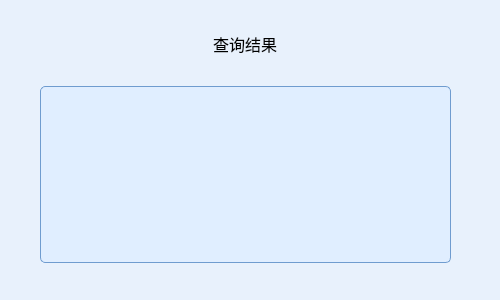
<?xml version="1.0" encoding="UTF-8"?>
<ui version="4.0">
 <class>DateSearch</class>
 <widget class="QDialog" name="DateSearch">
  <property name="geometry">
   <rect>
    <x>0</x>
    <y>0</y>
    <width>500</width>
    <height>300</height>
   </rect>
  </property>
  <property name="windowTitle">
   <string>Dialog</string>
  </property>
  <property name="styleSheet">
   <string notr="true">
QDialog{
	background:rgb(232,241,252);
	margin:0.5px 0.5px 0.5px 0.5px;
	
}</string>
  </property>
  <widget class="QWidget" name="">
   <property name="geometry">
    <rect>
     <x>40</x>
     <y>32</y>
     <width>411</width>
     <height>231</height>
    </rect>
   </property>
   <layout class="QVBoxLayout" name="verticalLayout">
    <item alignment="Qt::AlignHCenter">
     <widget class="QLabel" name="label">
      <property name="font">
       <font>
        <family>微软雅黑 Light</family>
        <pointsize>12</pointsize>
       </font>
      </property>
      <property name="text">
       <string>查询结果</string>
      </property>
     </widget>
    </item>
    <item>
     <spacer name="verticalSpacer">
      <property name="orientation">
       <enum>Qt::Vertical</enum>
      </property>
      <property name="sizeHint" stdset="0">
       <size>
        <width>20</width>
        <height>40</height>
       </size>
      </property>
     </spacer>
    </item>
    <item>
     <widget class="QTableView" name="tableView">
      <property name="font">
       <font>
        <family>微软雅黑 Light</family>
       </font>
      </property>
      <property name="styleSheet">
       <string notr="true">QTableView{background:rgb(255,255,255);font:2em;
border:2px solid rgb(121,189,143);
border-radius:5px;}
QHeaderView{
        border: none;
        border-bottom: 1px solid rgb(0, 78, 161);
        background: transparent;
       
}
QHeaderView::section:horizontal {
        border: 2px;
        color: rgb(2, 65, 132);
        background: transparent;
        padding-left: 5px;
}
QHeaderView::section:horizontal:hover {
        color: white;
        background: rgb(0, 78, 161);
}
QHeaderView::section:horizontal:pressed {
        color: white;
        background: rgb(6, 94, 187);
}
QHeaderView::up-arrow {
        width: 13px;
        height: 11px;
        padding-right: 5px;
       
        subcontrol-position: center right;
}

QHeaderView::down-arrow {
        width: 13px;
        height: 11px;
        padding-right: 5px;
       
        subcontrol-position: center right;
}

QTableView {
        border: 1px solid rgb(111, 156, 207);
        background: rgb(224, 238, 255);
        gridline-color: rgb(111, 156, 207);
}
QTableView::item {
        padding-left: 5px;
        padding-right: 5px;
        border: none;
        background: white;
        border-right: 1px solid rgb(111, 156, 207);
        border-bottom: 1px solid rgb(111, 156, 207);
}
QTableView::item:selected {
        background: rgba(0, 0, 0, 100);
}
QTableView::item:selected:!active {
        color: rgb(65, 65, 65);
}
QTableView::indicator {
        width: 20px;
        height: 20px;
}
</string>
      </property>
     </widget>
    </item>
   </layout>
  </widget>
 </widget>
 <resources/>
 <connections/>
</ui>
